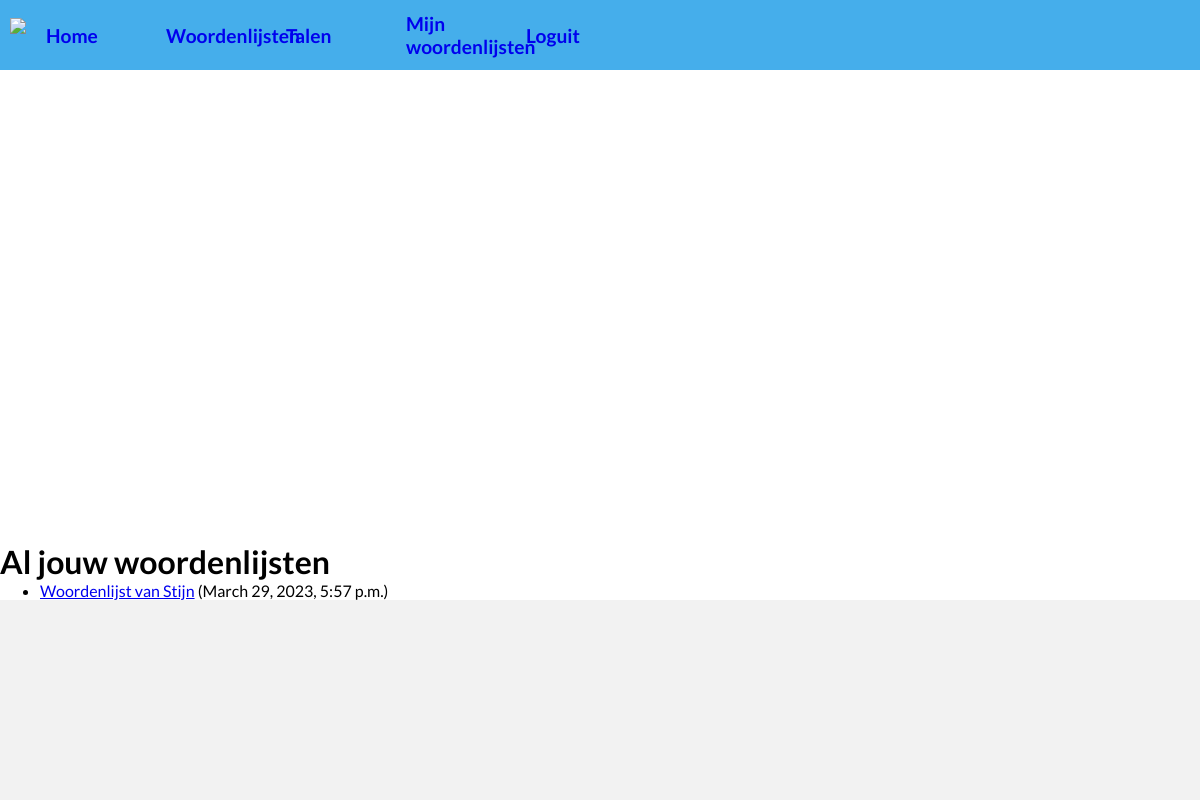
Screenshot of /quiz/my_wordlists/ (signed in) with the database file from the repository.
### quiz/models.py (models this page shows, shortened)
class Wordlist(models.Model):
    owner = models.ForeignKey(
        settings.AUTH_USER_MODEL, related_name='wordlists', on_delete=models.SET_NULL, null=True)
    name = models.CharField(max_length=200)
    date_published = models.DateTimeField('date published', auto_now_add=True)
    translations = models.ManyToManyField(Translation, help_text='The translations in this word list.')
    VISIBILITY_STATUS = (
        ('pr', 'Private'),
        ('pl', 'Public'),
        ('re', 'Under review'),
    )
    visibility = models.CharField(
        max_length=2,
        choices=VISIBILITY_STATUS,
        default='pr',
        help_text='Visibily status',
    )
    def get_absolute_url(self):
        return reverse('wordlist-detail', kwargs={"pk": self.pk})

### quiz/views.py (the view)
# urls.py: path('my_wordlists/', views.WordlistFromUserListView.as_view(), name='my-wordlist-list'),
class WordlistFromUserListView(LoginRequiredMixin,generic.ListView):
    model = Wordlist
    template_name = 'quiz/wordlist_personal_list.html'
    paginate_by = 10
    context_object_name = 'wordlists'
    def get_queryset(self):
        return (
            Wordlist.objects.filter(owner=self.request.user)
            .order_by('name')
        )

### quiz/templates/quiz/wordlist_personal_list.html (shortened to what this page needs)
{% extends 'quiz/base_generic.html' %}
{% block content %}
    <h1>Al jouw woordenlijsten</h1>
    {% if wordlists %}
        <ul>
        {% for wordlist in wordlists %}
            <li><a href="{{ wordlist.get_absolute_url }}">{{ wordlist.name }}</a> ({{ wordlist.date_published }})</li>
        {% endfor %}
        </ul>
    {% else %}
        <p>Je hebt nog geen woordenlijsten gemaakt</p>
    {% endif %}
{% endblock content %}

### quiz/static/quiz/css/base.css (style rules this page uses)
:root { --bg-color: white; }
* { margin: 0; box-sizing: border-box; }
body { background-color: var(--bg-color); font-family: 'Lato', sans-serif; display: grid; grid-template-rows: auto 1fr auto; min-height: 100vh; }

### rows the page displays
Wordlist: name "Woordenlijst van Stijn", date_published "March 29, 2023, 5:57 p.m."
